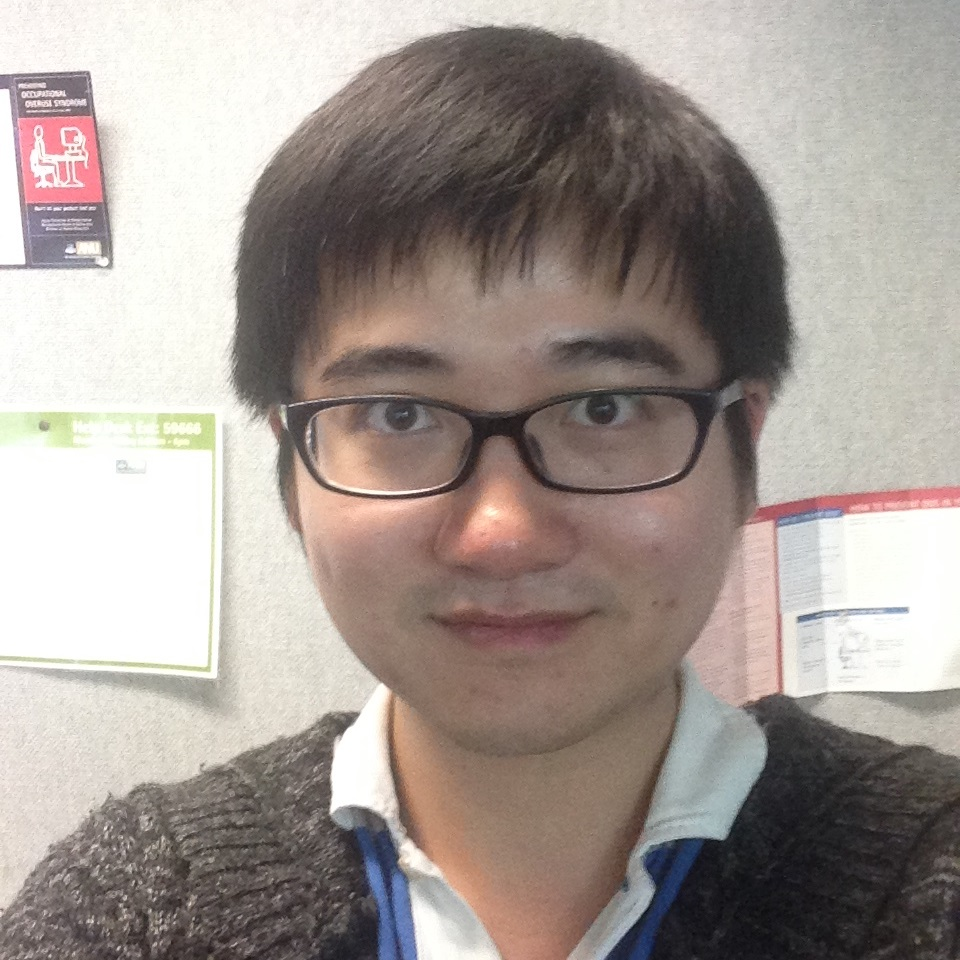
%> input picture CVLabes/CV-lab2/photo_U5224340.JPG, 960 x 960 px
$ octave insertNoiseAndDenoise.m   (GNU Octave 9; MATLAB toolbox functions it lacks are replaced by stand-ins)
%> lines starting %> are read from the running program, lines starting %| are printed output that depends on the picture
### CVLabes/CV-lab2/my_Gauss_filter.m
function [ denoisedImg ] = my_Gauss_filter( noisyImg, gaussKernel )
% This method used to perform gaussian filter by kernel, and return
% the denoised iamge.

    % before start, rotate 180 degree on gaussKernel, which rotate 90
    % degree twice
    gaussKernel = rot90(gaussKernel, 2);

    % located the centride of gaussKernel
    [kernelRow, ~] = size(gaussKernel);
    kenrnelMiddelIndex = ceil(kernelRow / 2);

    % get the distance from middle point to edge
    radius = kenrnelMiddelIndex - 1;

    % get the size of noise image
    [noisyIRow, noisyIColumn, ~] = size(noisyImg);

    % create the denoise image
    denoisedImg = uint8(zeros(size(noisyImg)));

    % get the tatal values in gaussian kernel
    totalGaussianKernelValue = sum(sum(gaussKernel));

    % enlarge input image by radius number, with 0 value
    valueImg = padarray(noisyImg, [radius, radius]);

    % create process index
    processGap = noisyIRow / 10;
    processIndex = 1;
    fprintf('Gaussian Filter is Processing: ');

    % then, match the middlePoint to left top of noise image, if the index
    % over the range of image, set value to 0
    for noisyIRowIndex = 1 : noisyIRow

        if noisyIRowIndex > processIndex * processGap
            fprintf('*');
            processIndex = processIndex + 1;
        end

        if noisyIRowIndex == noisyIRow
            fprintf('*\n');
        end

        for noisyIColumnIndex = 1 : noisyIColumn

            imageMatrix = constructImageMatrix( noisyIRowIndex, noisyIColumnIndex, valueImg, radius );

            totalPixel = sum(sum(gaussKernel .* imageMatrix));

            % after sum all value, assign the new total RGB value to image
            denoisedImg(noisyIRowIndex, noisyIColumnIndex) =  totalPixel / (totalGaussianKernelValue);

        end
    end

end

### CVLabes/CV-lab2/getSNR.m
function [ SNR ] = getSNR( originalImg, outputImg )
% this method used to get the SNR value based on given

    newOriginalImg = im2double(originalImg);
    newOutputImg = im2double(outputImg);

    SNR = 20 * log(norm(newOriginalImg, 'fro') / norm(newOriginalImg - newOutputImg, 'fro'));

end

### CVLabes/CV-lab2/insertNoiseAndDenoise.m
% This script used for task - 1, insert Gaussian and salt & pepper noise
% and task 2 and task 3 to denoise.

clc
clear

% 1. read you photo and resize 512*512
img = imread('photo_U5224340.JPG');
%> img is the input picture: size 960x960x3 uint8; mean R, G, B 162.6, 152.6, 147
imgResized = imresize(img, [512, 512]);

% 2. convert it to a greyscale image
imgGray = rgb2gray(imgResized);
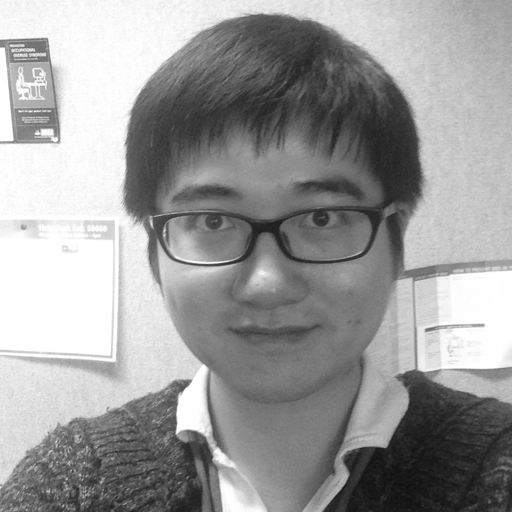
%> imgGray: size 512x512 uint8; min 15, max 255, mean 155

% add Gaussian noise with zero mean and variation of 0.1
imgGaussian = imnoise(imgGray, 'gaussian', 0, 0.1);
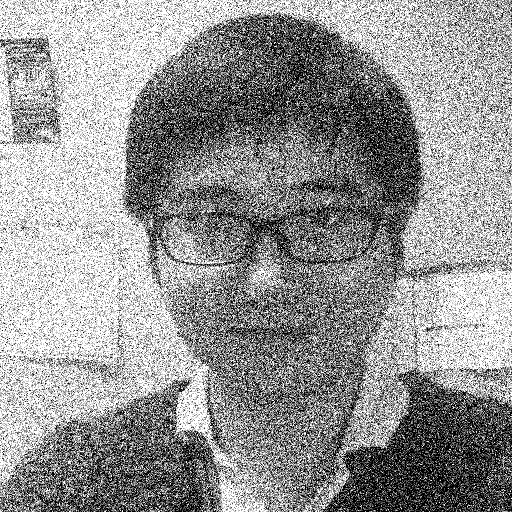
%> imgGaussian: size 512x512 uint8; min 0, max 255, mean 148.2

% add Salt & Pepper noise with noise density 0.1
imgSaltAndPepper = imnoise(imgGray, 'salt & pepper', 0.1);
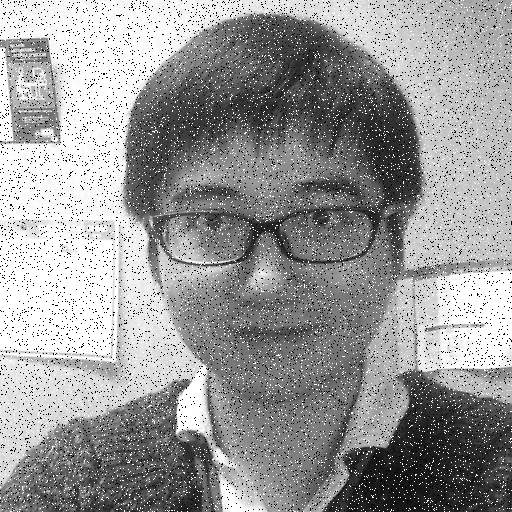
%> imgSaltAndPepper: size 512x512 uint8; min 0, max 255, mean 152.2

% 4. display orginial and noise result
figure('name', 'Original Figure and Noise Result');
subplot(2, 2, 1), imshow(imgResized), title('Original Image');
subplot(2, 2, 2), imshow(imgGray), title('Grayscale Image');
subplot(2, 2, 3), imshow(imgGaussian), title('Gaussian Image');
subplot(2, 2, 4), imshow(imgSaltAndPepper), title('Salt and Pepper Image');

% the following are denoise by gaussian filter

% first of all, constructe 9*9 gaussian kernel
gaussKernel = fspecial('gaussian', [9 9], 1);

% then call my_Gauss_filter to get the denoise image
denoiseGaussImg = my_Gauss_filter( imgGaussian, gaussKernel );
%> in my_Gauss_filter, `valueImg = padarray(noisyImg, [radius, radius]);`:
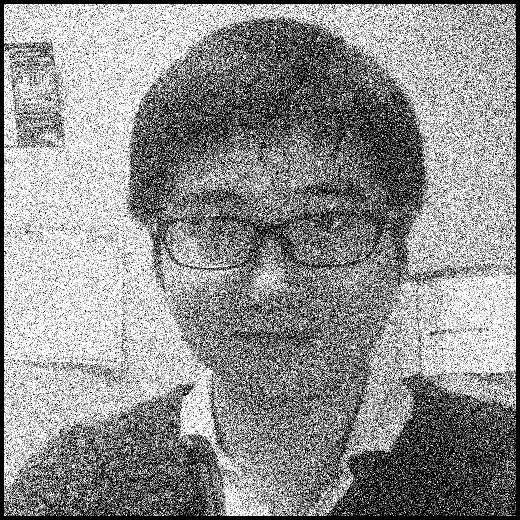
%> valueImg: size 520x520 uint8; min 0, max 255, mean 143.6
%> after the loop in my_Gauss_filter, `for noisyIRowIndex = 1 : noisyIRow`:
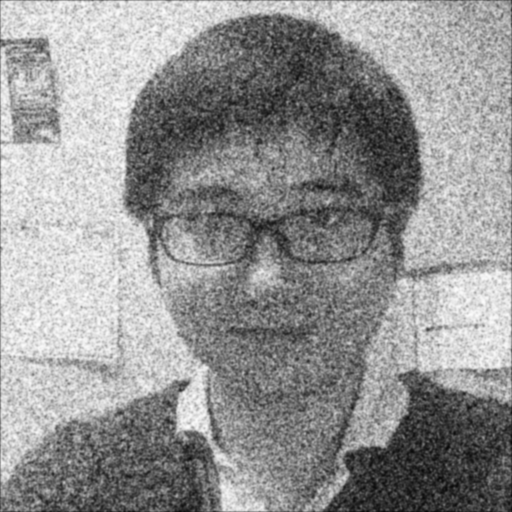
%> denoisedImg: size 512x512 uint8; min 9, max 253, mean 147.7
%> after the loop in my_Gauss_filter, `for noisyIRowIndex = 1 : noisyIRow`: processIndex = 10
denoiseSPImg = my_Gauss_filter( imgSaltAndPepper, gaussKernel );
%> in my_Gauss_filter (call 2), `valueImg = padarray(noisyImg, [radius, radius]);`:
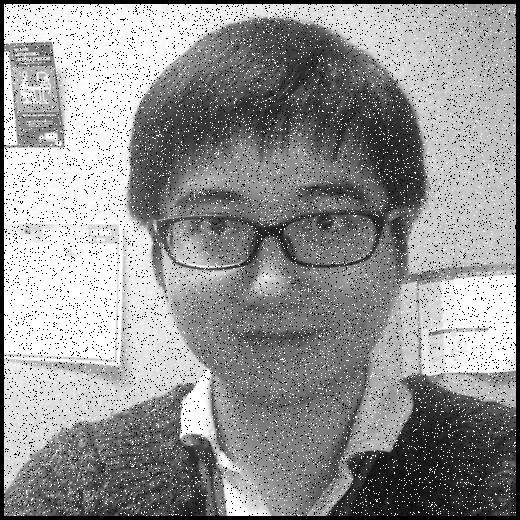
%> valueImg: size 520x520 uint8; min 0, max 255, mean 147.6
%> after the loop in my_Gauss_filter (call 2), `for noisyIRowIndex = 1 : noisyIRow`:
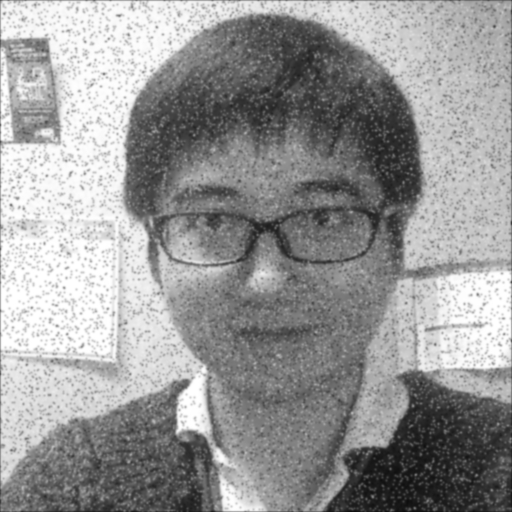
%> denoisedImg: size 512x512 uint8; min 13, max 255, mean 151.8

figure('name', 'Gaussian Denoised Result Figure');
subplot(1,2,1), imshow(denoiseGaussImg), title('Denoise Gaussian Noise Result');
subplot(1,2,2), imshow(denoiseSPImg), title('Denoise Salt & Pepper Noise Result');


SNRGaussFull = getSNR(imgGray, imgGaussian);
%> in getSNR, `SNR = 20 * log(norm(newOriginalImg, 'fro') / norm(newOriginalImg - new..`: SNR = 19.1
%> SNRGaussFull = 19.1
SNRGauss = getSNR(imgGray, denoiseGaussImg);
%> SNRGauss = 37.89
fprintf('before denoise, the SNR for Gaussian Noise image is: %d\n', SNRGaussFull);
%| before denoise, the SNR for Gaussian Noise image is: 19.0974
fprintf('after denoise, the SNR for Gaussian Noise image is: %d\n', SNRGauss);
%| after denoise, the SNR for Gaussian Noise image is: 37.8876

SNRSPFull = getSNR(imgGray, imgSaltAndPepper);
%> SNRSPFull = 25.68
SNRSP = getSNR(imgGray, denoiseSPImg);
%> SNRSP = 45.83
fprintf('before denoise, the SNR for Salt and Pepper Noise image is: %d\n', SNRSPFull);
%| before denoise, the SNR for Salt and Pepper Noise image is: 25.6834
fprintf('after denoise, the SNR for Salt and Pepper Noise image is: %d\n', SNRSP);
%| after denoise, the SNR for Salt and Pepper Noise image is: 45.8256


% then, collect SNR values and variance values to plot

SNRArray = ones(1, 14);
varianceArray = ones(1, 14);
variance = 0.2;
index = 1;

while variance < 3

    gaussKernel = fspecial('gaussian', [9 9], variance);
%> (the run ends here)
